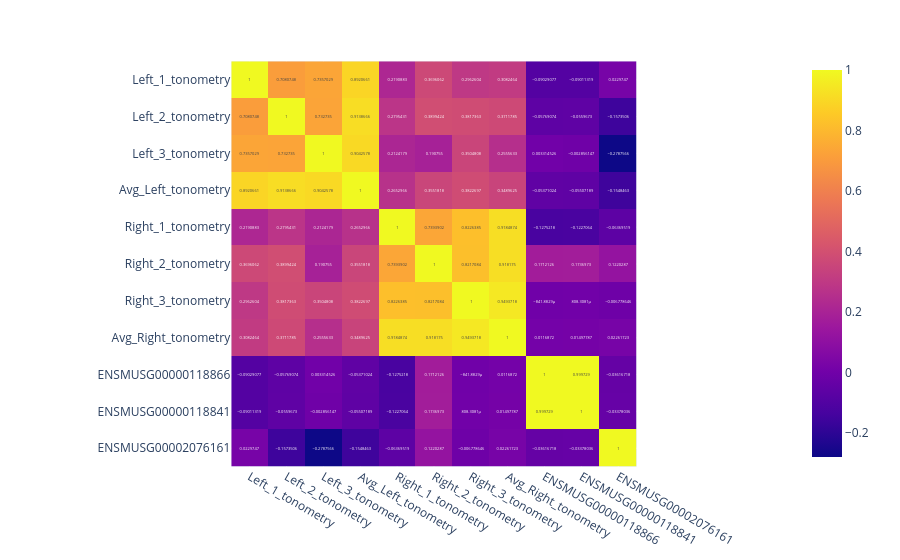

The notebook cell saved with this chart:
### Markdown cell above
## Check correlation metrics between Tonometry and RNASeq data on only Complete data
Check this again on imputed data.
Doing only for first few genes for readability of the plot

### Code cell
fig = px.imshow(merged_df[['Left_1_tonometry',
                           'Left_2_tonometry',
                           'Left_3_tonometry',
                           'Avg_Left_tonometry',
                           'Right_1_tonometry',
                           'Right_2_tonometry',
                           'Right_3_tonometry',
                           'Avg_Right_tonometry']+all_genes[0:3]].dropna().corr(),  text_auto=True)
fig.show()

### Figure 1 — Plotly figure (JSON) as saved in the notebook; plotly's stock layout.template omitted (floating-point values rounded to 4 significant figures)
{"data": [{"coloraxis": "coloraxis", "hovertemplate": "x: %{x}<br>y: %{y}<br>color: %{z}<extra></extra>", "name": "0", "texttemplate": "%{z}", "type": "heatmap", "x": ["Left_1_tonometry", "Left_2_tonometry", "Left_3_tonometry", "Avg_Left_tonometry", "Right_1_tonometry", "Right_2_tonometry", "Right_3_tonometry", "Avg_Right_tonometry", "ENSMUSG00000118866", "ENSMUSG00000118841", "ENSMUSG00002076161"], "xaxis": "x", "y": ["Left_1_tonometry", "Left_2_tonometry", "Left_3_tonometry", "Avg_Left_tonometry", "Right_1_tonometry", "Right_2_tonometry", "Right_3_tonometry", "Avg_Right_tonometry", "ENSMUSG00000118866", "ENSMUSG00000118841", "ENSMUSG00002076161"], "yaxis": "y", "z": [[1, 0.7081, 0.7357, 0.8921, 0.2191, 0.3696, 0.2963, 0.3082, -0.09029, -0.09011, 0.02297], [0.7081, 1, 0.7327, 0.9139, 0.2795, 0.3899, 0.3817, 0.3712, -0.05769, -0.05597, -0.1574], [0.7357, 0.7327, 1, 0.9043, 0.2124, 0.1908, 0.3505, 0.2556, 0.003315, -0.002856, -0.2788], [0.8921, 0.9139, 0.9043, 1, 0.2653, 0.3552, 0.3823, 0.349, -0.05371, -0.05507, -0.1548], [0.2191, 0.2795, 0.2124, 0.2653, 1, 0.7394, 0.8226, 0.9185, -0.1275, -0.1227, -0.0637], [0.3696, 0.3899, 0.1908, 0.3552, 0.7394, 1, 0.8217, 0.9182, 0.1712, 0.1737, 0.122], [0.2963, 0.3817, 0.3505, 0.3823, 0.8226, 0.8217, 1, 0.9494, -0.0008419, 0.0008083, -0.006779], [0.3082, 0.3712, 0.2556, 0.349, 0.9185, 0.9182, 0.9494, 1, 0.01169, 0.01498, 0.02262], [-0.09029, -0.05769, 0.003315, -0.05371, -0.1275, 0.1712, -0.0008419, 0.01169, 1, 0.9997, -0.03617], [-0.09011, -0.05597, -0.002856, -0.05507, -0.1227, 0.1737, 0.0008083, 0.01498, 0.9997, 1, -0.03378], [0.02297, -0.1574, -0.2788, -0.1548, -0.0637, 0.122, -0.006779, 0.02262, -0.03617, -0.03378, 1]]}], "layout": {"coloraxis": {"colorscale": [[0, "#0d0887"], [0.1111, "#46039f"], [0.2222, "#7201a8"], [0.3333, "#9c179e"], [0.4444, "#bd3786"], [0.5556, "#d8576b"], [0.6667, "#ed7953"], [0.7778, "#fb9f3a"], [0.8889, "#fdca26"], [1, "#f0f921"]]}, "margin": {"t": 60}, "xaxis": {"anchor": "y", "constrain": "domain", "domain": [0, 1], "scaleanchor": "y"}, "yaxis": {"anchor": "x", "autorange": "reversed", "constrain": "domain", "domain": [0, 1]}}}
